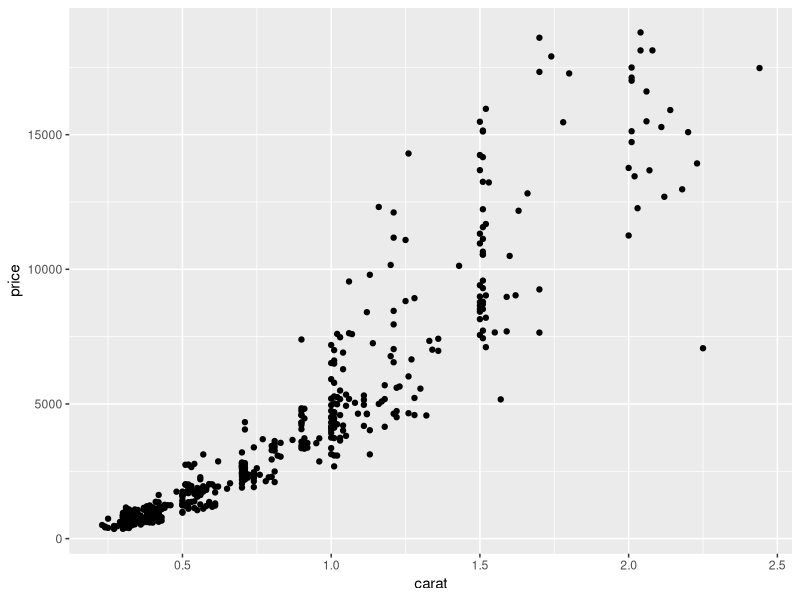
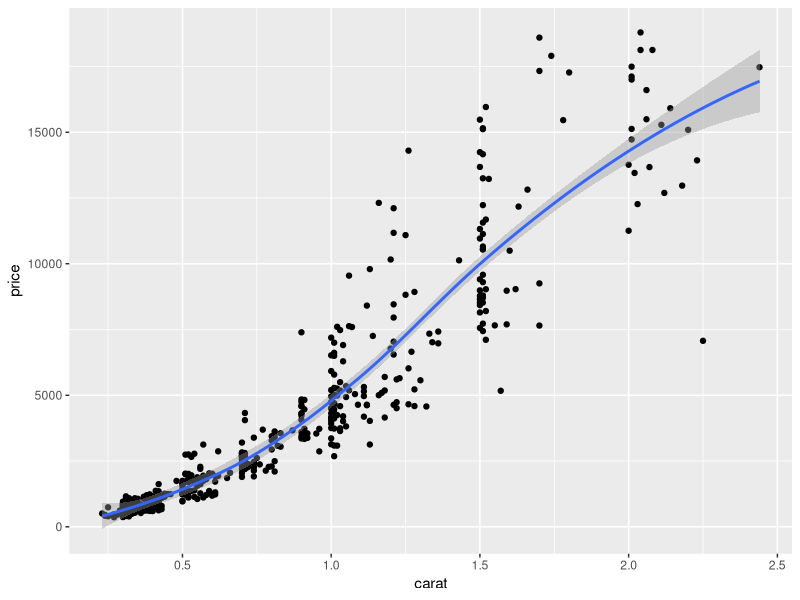
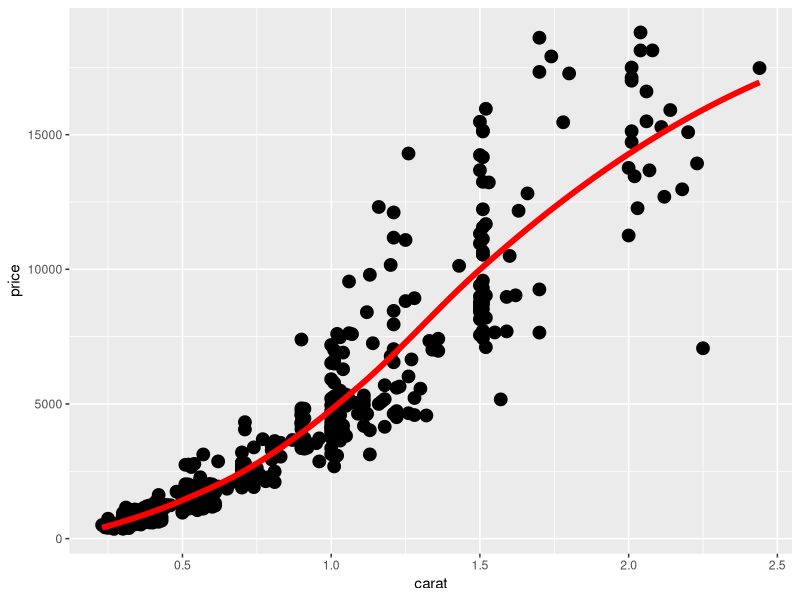
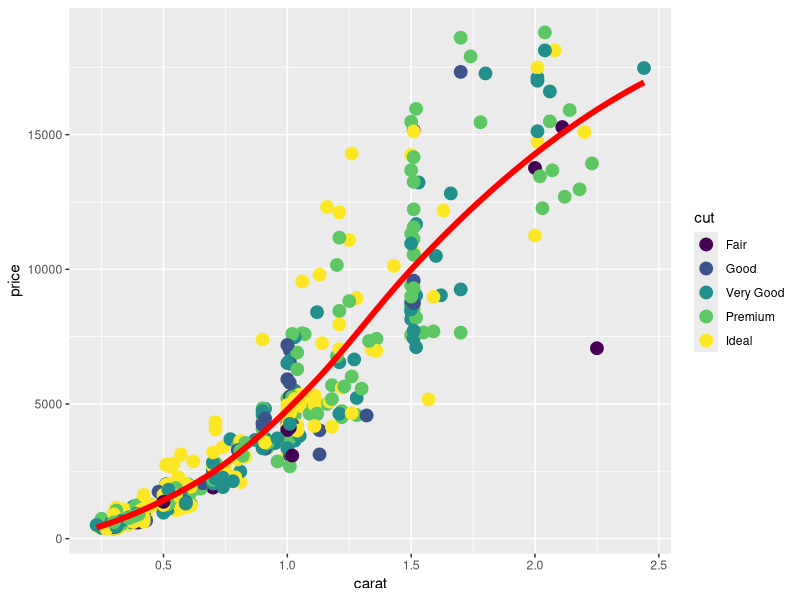
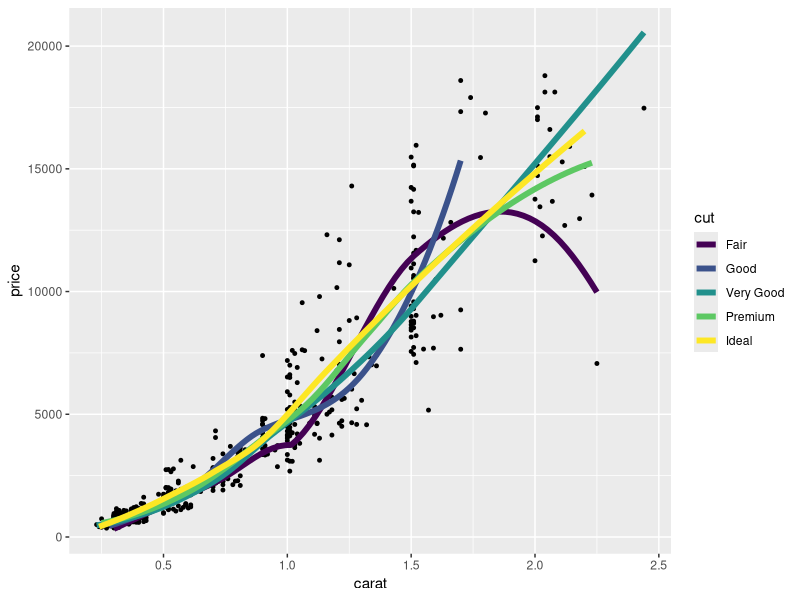
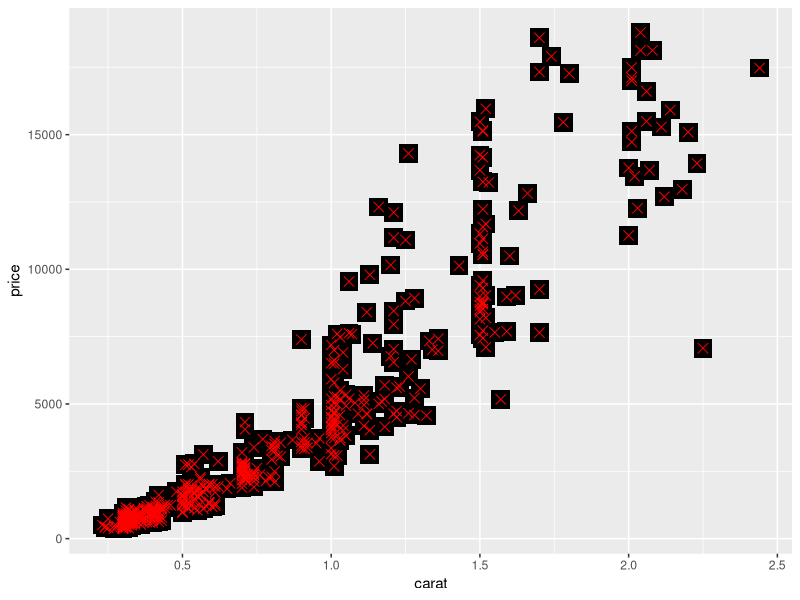
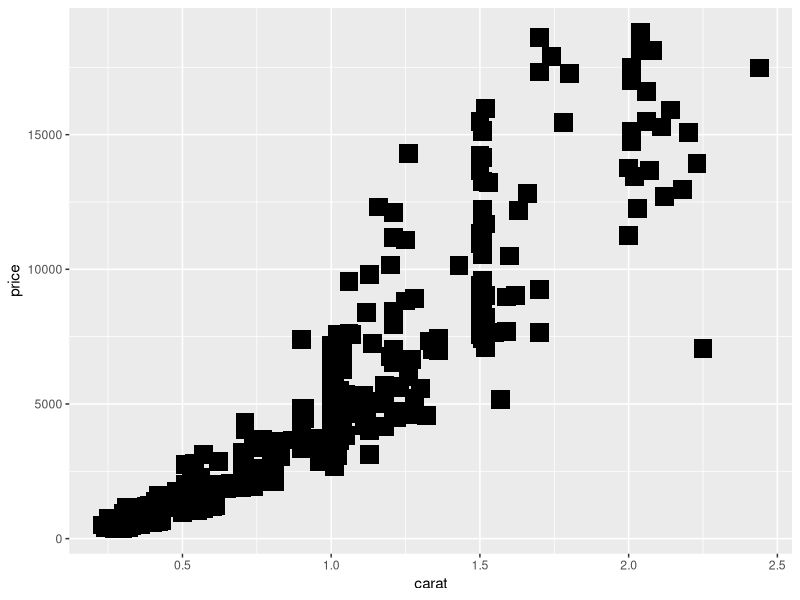
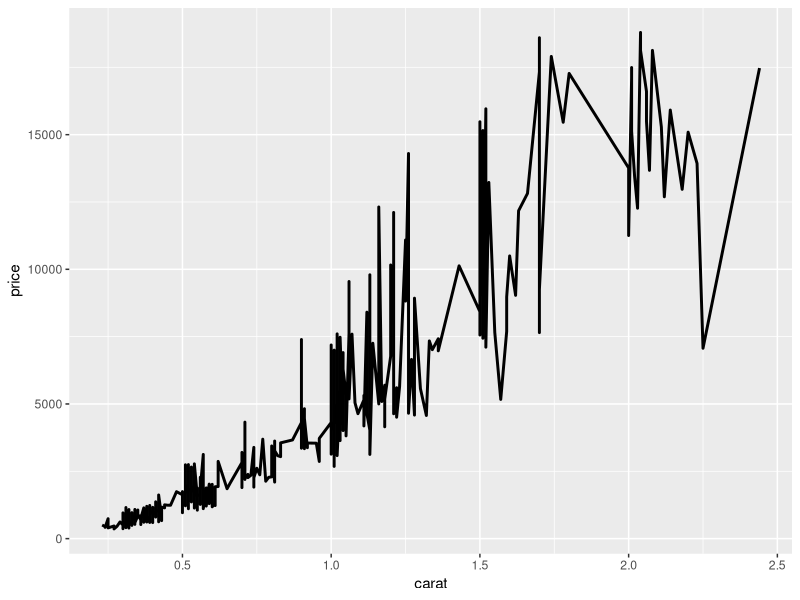

Reproduce these figures in R, in order.
# Anova Accel2R - Clinical R Training -----------------------------------
# © 2021 Anova Groups All rights reserved

# Title: Introduction to ggplot 2 - Part II

# Packages & Functions on Display:
# - {ggplot2   3.3.1}: ggplot(), aes(), `+`, facet_grid(), geom_col(), geom_linerange(),
#                     geom_pointrange(), geom_errorbar(), geom_crossbar(), geom_hline(),
#                     geom_vline(), geom_abline(), geom_rect()

# Setup -------------------------------------------------------------------

# Load Packages
library(tidyverse)

# Load Vignette for Reference
vignette("ggplot2-specs", package = "ggplot2")


# Import Data -------------------------------------------------------------
# Using 'diamonds' data for demonstration purposes

data_plots <-
  diamonds %>%
  slice_sample(n = 500) %>%
  mutate(carat_group = floor(carat))

data_plots %>% glimpse()

summary(data_plots$carat)
summary(data_plots$price)


# Geometry Layers ---------------------------------------------------------

ggplot(data_plots, aes(x = carat, y = price)) +
  geom_point()

ggplot(data_plots, aes(x = carat, y = price)) +
  geom_point() +
  geom_smooth()


# Fixed Aesthetics in Either Geometry
ggplot(data_plots, aes(x = carat, y = price)) +
  geom_point(size = 4) +
  geom_smooth(color = "red", se = FALSE, size = 2)


# Dynamic Aesthetics in Either Geometry
ggplot(data_plots, aes(x = carat, y = price)) +
  geom_point(aes(color = cut), size = 4) +
  geom_smooth(color = "red", se = FALSE, size = 2)


ggplot(data_plots, aes(x = carat, y = price)) +
  geom_point(size = 1) +
  geom_smooth(aes(color = cut), se = FALSE, size = 2)


# Order of Geometries
ggplot(data_plots, aes(x = carat, y = price)) +
  geom_point(size = 6, shape = 15) +
  geom_point(size = 3, shape = 4, color = "red")

ggplot(data_plots, aes(x = carat, y = price)) +
  geom_point(size = 3, shape = 4, color = "red") +
  geom_point(size = 6, shape = 15)


# Multiple Facets ---------------------------------------------------------

ggplot(data_plots, aes(x = carat, y = price)) +
  geom_line(size = 1)


# Differentiate by Variable within Plot
ggplot(data_plots, aes(x = carat, y = price, group = cut)) +
  geom_line(size = 1)


# Differentiate by Variable in Many Plot Facets
ggplot(data_plots, aes(x = carat, y = price)) +
  geom_line(size = 1) +
  facet_grid(rows = vars(cut), scales = "fixed")

ggplot(data_plots, aes(x = carat, y = price)) +
  geom_line(size = 1) +
  facet_grid(cols = vars(cut), rows = vars(clarity), scales = "fixed")


# Control Facets
ggplot(data_plots, aes(x = carat, y = price)) +
  geom_line(size = 1) +
  facet_grid(cols = vars(cut),
             scales = "free",
             switch = "both")


# Works with Many Geometries
ggplot(data_plots, aes(x = carat, y = price)) +
  geom_point() +
  facet_grid(vars(cut))

ggplot(data_plots, aes(x = price)) +
  geom_histogram() +
  facet_grid(rows = vars(cut))

ggplot(data_plots, aes(x = cut, y = price)) +
  geom_boxplot() +
  facet_grid(cols = vars(clarity))


# Documentation
help(facet_grid, package = "ggplot2")
help(facet_wrap, package = "ggplot2")


# Using Summary Data ------------------------------------------------------

data_summary <-
  data_plots %>%
  group_by(carat_group) %>%
  summarise(n   = n(),
            avg = mean(price),
            std = sd(price),
            min = min(price),
            med = median(price),
            max = max(price)) %>%
  print()


# Bars from Counts
ggplot(data_summary, aes(x = carat_group, y = n)) +
  geom_col()


# Line Summaries
ggplot(data_summary, aes(x = carat_group, ymin = min, ymax = max)) +
  geom_linerange()

ggplot(data_summary, aes(x = carat_group, ymin = min, y = med, ymax = max)) +
  geom_pointrange()

ggplot(data_summary, aes(x = carat_group, ymin = min, y = med, ymax = max)) +
  geom_errorbar()

ggplot(data_summary, aes(x = carat_group, ymin = min, y = med, ymax = max)) +
  geom_crossbar()


# Comparing Group Means
ggplot(data_summary, aes(x = carat_group, y = avg)) +
  geom_point(size = 3) +
  geom_line(aes(group = 1)) +
  geom_errorbar(aes(ymin = avg - std, ymax = avg + std), width = 0.05)


# Documentation
help(geom_col,        package = "ggplot2")
help(geom_crossbar,   package = "ggplot2")
help(geom_errorbar,   package = "ggplot2")
help(geom_linerange,  package = "ggplot2")
help(geom_pointrange, package = "ggplot2")


# Using Summary Functions -------------------------------------------------

# Reference Lines
ggplot(data_plots, aes(x = carat, y = price)) +
  geom_hline(aes(yintercept = mean(price))) +
  geom_point(alpha = 0.25)

ggplot(data_plots, aes(x = carat, y = price)) +
  geom_vline(xintercept = c(0.75, 1.50), size = 2) +
  geom_point(alpha = 0.25)

ggplot(data_plots, aes(x = carat, y = price)) +
  geom_abline(intercept = 0, slope = 5000, color = "red", linetype = 2, size = 2) +
  geom_point(alpha = 0.25)


# Reference Area
ggplot(data_plots, aes(x = carat, y = price)) +
  geom_rect(aes(xmin = mean(carat) - sd(carat),
                xmax = mean(carat) + sd(carat)),
            ymin = -Inf, ymax = Inf, fill = "orange") +
  geom_point(alpha = 0.25)

ggplot(data_plots, aes(x = carat, y = price)) +
  geom_rect(xmin = 1.00, xmax = 1.50,
            ymin = 2500, ymax = 7500,
            fill = "orange", color = "black", size = 1.5) +
  geom_point(alpha = 0.25)


# Documentation
help(geom_rect,   package = "ggplot2")
help(geom_hline,  package = "ggplot2")
help(geom_vline,  package = "ggplot2")
help(geom_abline, package = "ggplot2")


# Documentation -----------------------------------------------------------

# Special Notes
# - Find all accepted names of colors
colors()

sample_palette <- sample(colors(), 6)
scales::show_col(sample_palette)

# Vignettes
vignette("ggplot2-specs", package = "ggplot2")

# Website References
# - https://ggplot2-book.org/
# - http://ggplot2.tidyverse.org/reference
# - https://rstudio.com/resources/cheatsheets/

# -------------------------------------------------------------------------
